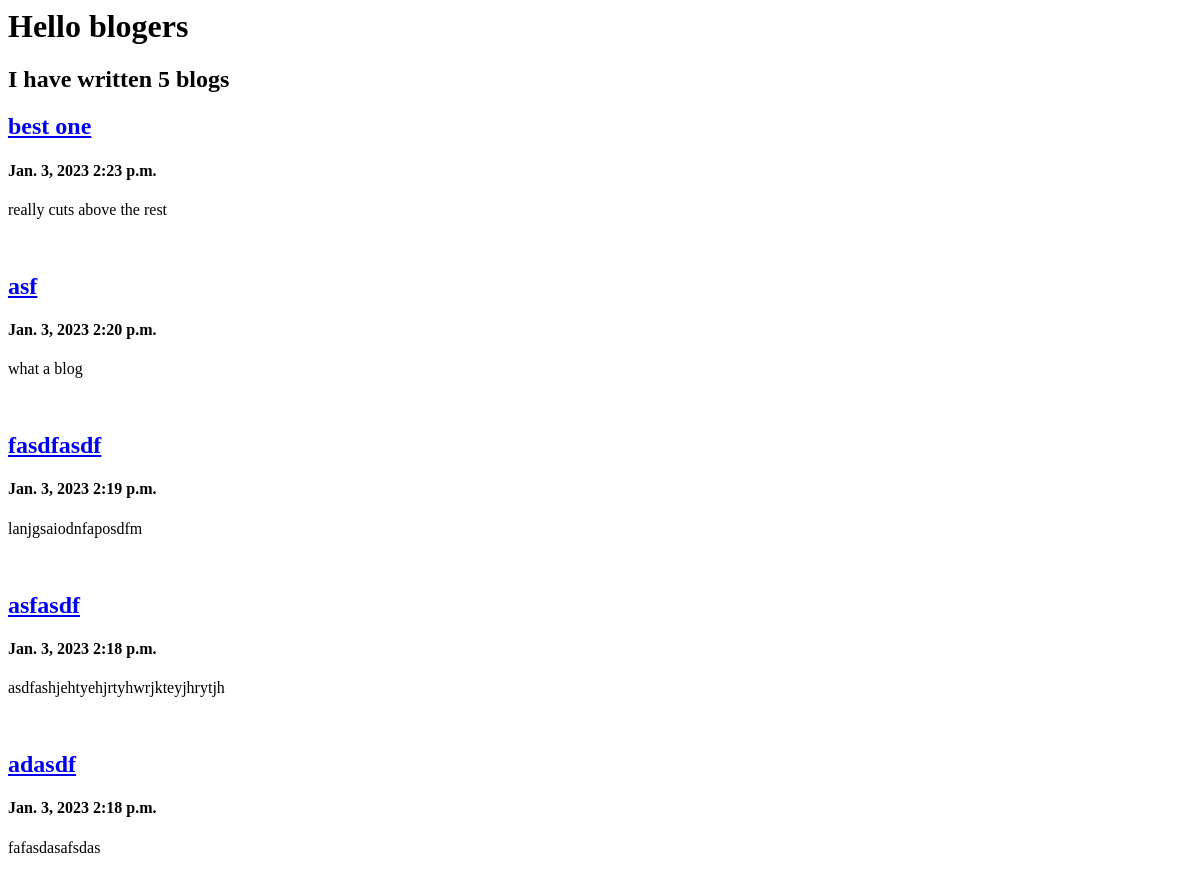
/blog/, run on an earlier commit of the app's database.
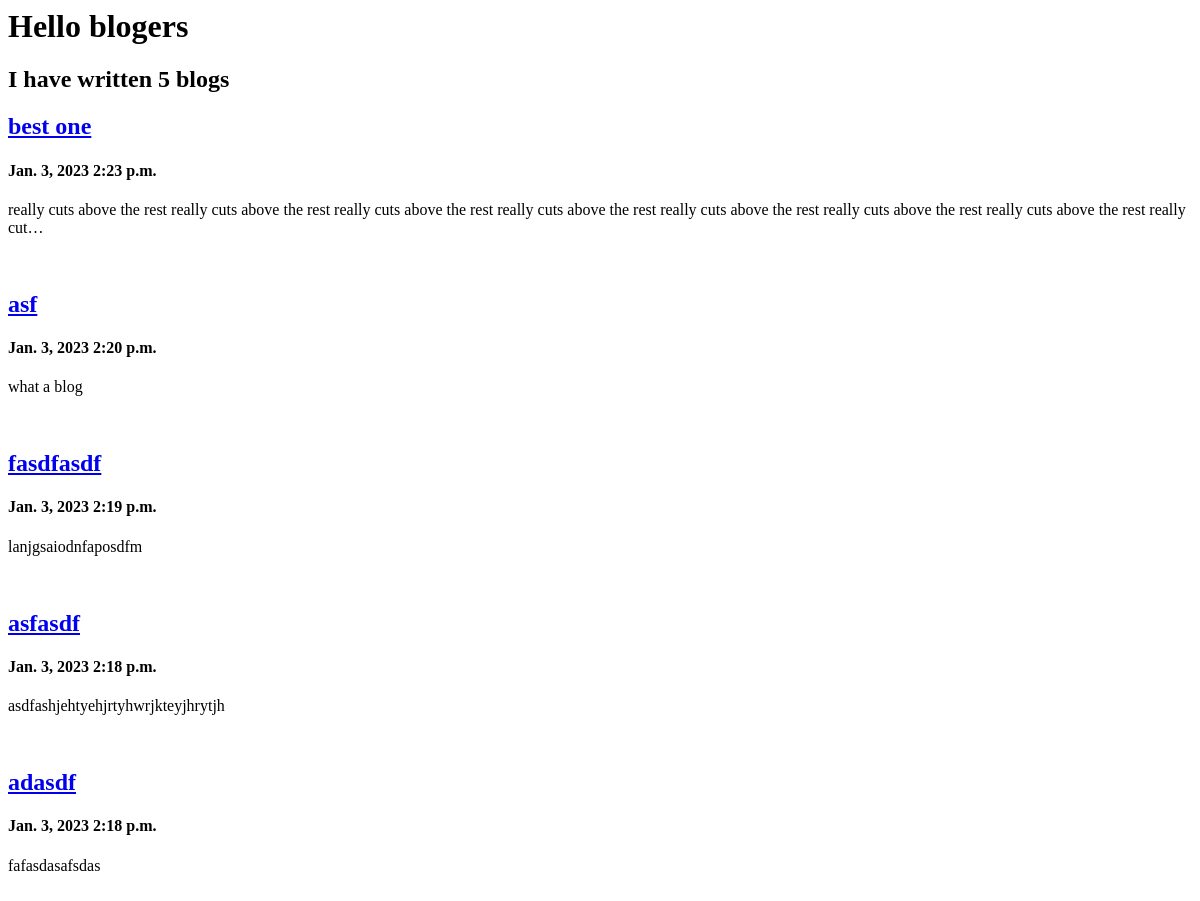
And on a later commit of the database.
### blog/models.py (models this page shows, shortened)
class Blog(models.Model):
    title = models.CharField(max_length=100)
    date = models.DateField(auto_now_add=True)
    time = models.TimeField(auto_now_add=True)
    text = models.TextField()

### blog/views.py (the view)
# urls.py: path("", views.all_blogs, name="all_blogs"),
def all_blogs(request):
    blogs = Blog.objects.order_by("-date", "-time")
    return render(request, "blog/all_blogs.html", {"blogs": blogs})

### blog/templates/blog/all_blogs.html (shortened to what this page needs)
<h1>Hello blogers</h1>
<h2>I have written {{ blogs.count}} blog{{ blogs.count |pluralize}}</h2>
{% for blog in blogs %}
<a href="{% url 'blog:detail' blog.id %}"><h2>{{ blog.title }}</h2></a>
<h4>{{ blog.date}} {{blog.time}}</h4>
<p>{{ blog.text|truncatechars:200}}</p>
{% endfor %}

What changed in the data, as far as the page shows it:
changed Blog "best one": text "really cuts above the rest" → "really cuts above the rest really cuts above the rest really cuts above the rest really cuts above the rest really cuts above the rest really cuts above the rest really cuts above the rest really cut…"
